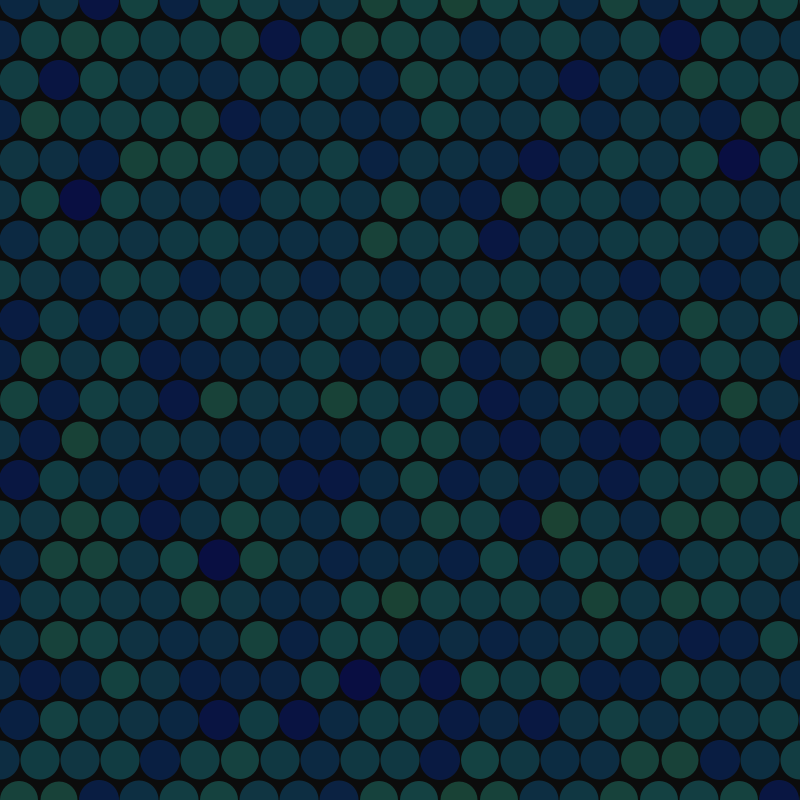
Frame 1 (no input)
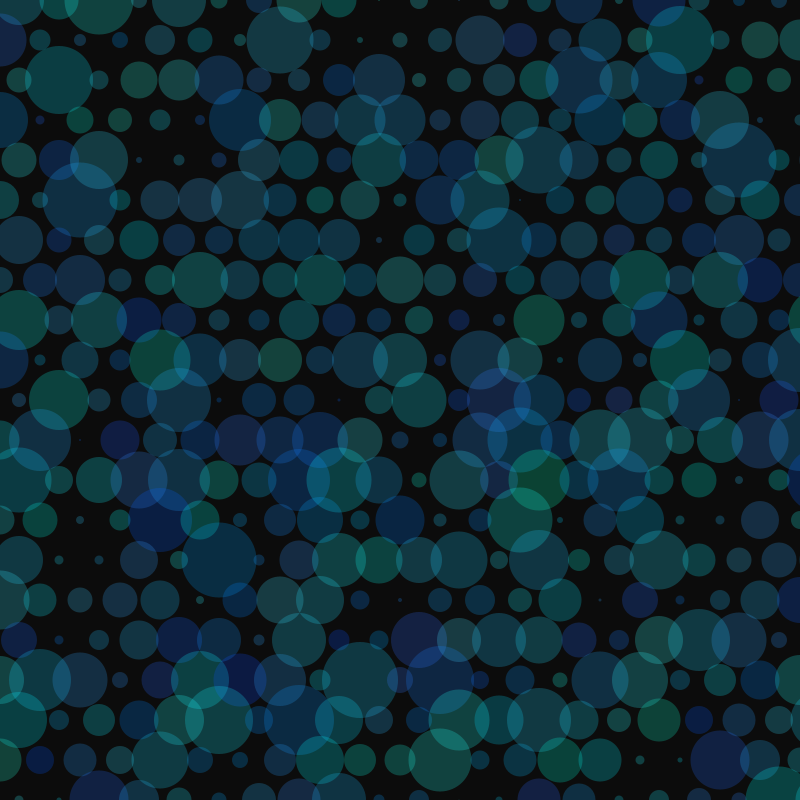
Frame 60 (the mouse pressed at the canvas centre just before this capture)
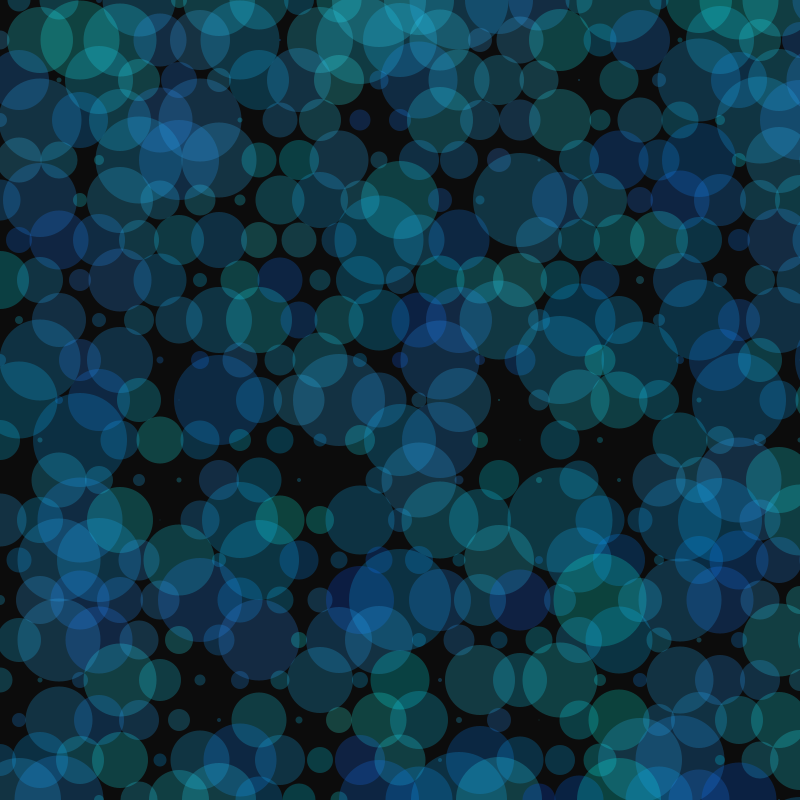
Frame 120 (the mouse held since frame 60 and released just before this capture)

The Processing sketch that drew these frames (run headless with seeded random() and noise(); from frame 60 on, the mouse is pressed at the canvas centre):

// Processing sketch: processing_1753
// ── processing_1753.pde

float iter;
int bg;
int xdiv;
int ydiv;
int r;

void setup() {
  bg = 17;
  background(bg);
  size(800,800);
  noStroke();
  smooth();
  colorMode(HSB, 360, 100, 100);
  fill(55, 100, 100, 100);
  iter = 0;
  xdiv = width / 20;
  ydiv = height / 20;
  r = int(xdiv * 0.99);
}

void draw() {
  background(bg);
  iter += 0.02;
  int xpos = 0;
  int ypos = 0;
  for(int y = 0; y < ydiv; y++) {
    ypos =  y * ydiv;
    for(int x = 0; x < xdiv; x++) {
      xpos = y % 2 == 0 ? x * xdiv + int(r / 2) : x * xdiv;      
      int b = 100;
      int h = 150 + int(noise(x + iter, y + iter) * 100);
      int s = 66 + int(noise(x - iter, y - iter) * 50);
      int grow = int((2 * r * (noise(x, y) * 2 - 1)) * sin(iter * 2));
      fill(h , s, b, 57);
      ellipse(xpos, ypos, r + grow, r + grow);
    }
  }
}
